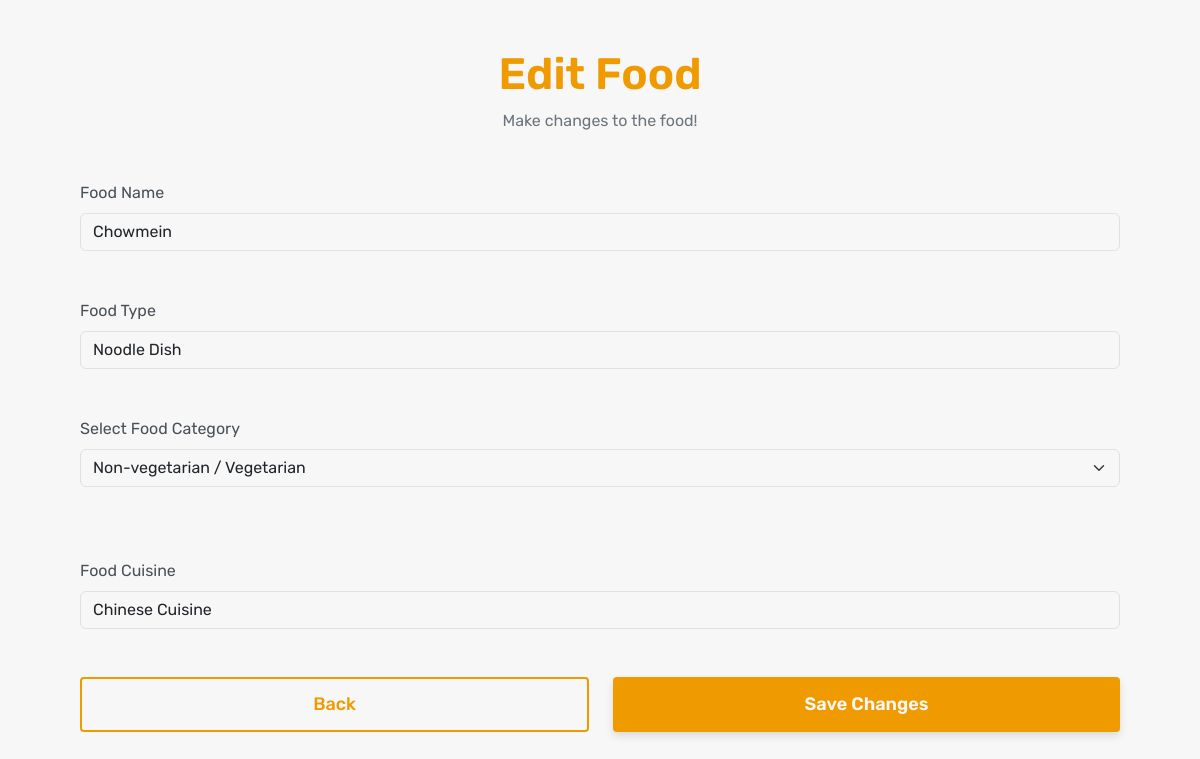
/html/admin-panel/edit-food.php?id=1, run on an earlier commit of the app's database.
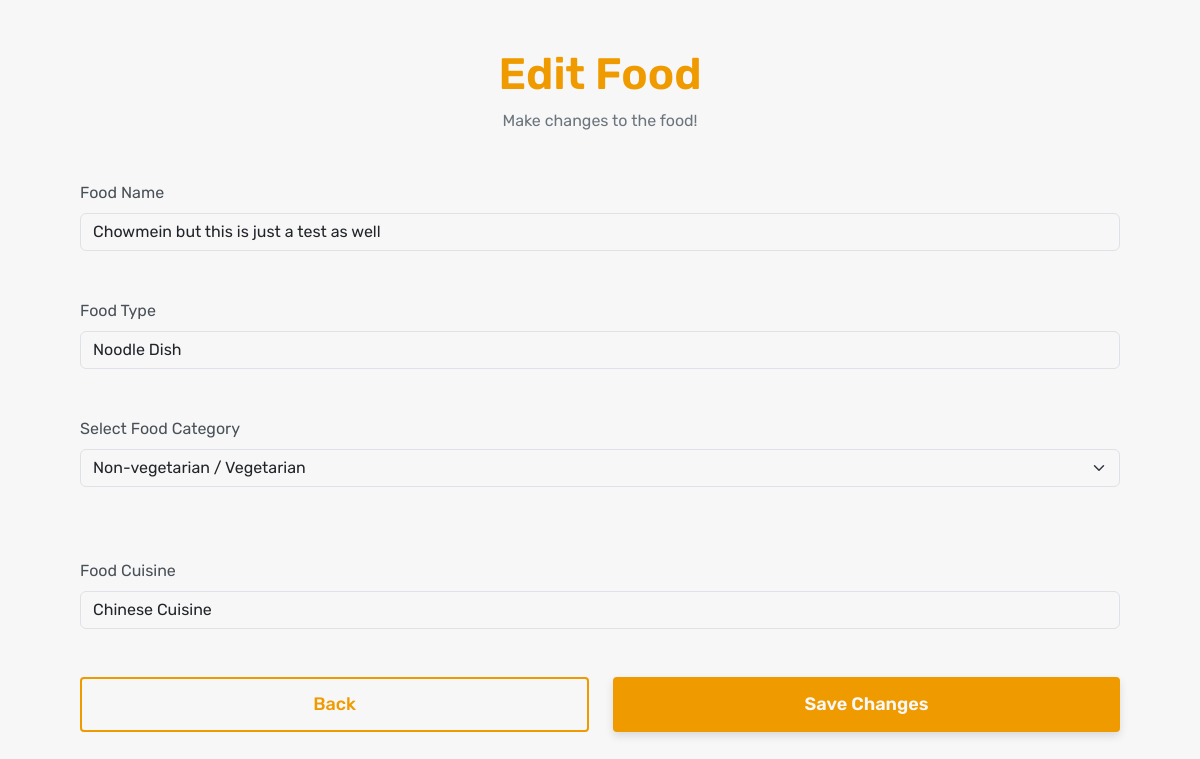
And on a later commit of the database.
### tables this page shows
CREATE TABLE `catering` (
  `food_id` int(50) NOT NULL,
  `food_name` varchar(100) NOT NULL,
  `food_type` varchar(50) NOT NULL,
  `food_category` varchar(50) NOT NULL,
  `food_cuisine` varchar(50) NOT NULL
);

### html/admin-panel/edit-food.php (the view, shortened to what this page needs)
<?php
include '../../db_connection.php';
if ($_SERVER["REQUEST_METHOD"] == "GET") {
  $food_id = $_GET["id"];
  $sql = "SELECT * FROM catering WHERE food_id='$food_id'";
  $query = mysqli_query($conn, $sql);
  $result = mysqli_fetch_assoc($query);
  $food_name = $result['food_name'];
  $food_type = $result['food_type'];
  $food_cuisine = $result['food_cuisine'];
}
?>
<!DOCTYPE html>
<html lang="en">
<head>
  <link rel="stylesheet" href="../../assets/css/style.css" />
  <link rel="stylesheet" href="https://cdn.jsdelivr.net/npm/swiper@11/swiper-bundle.min.css" />
</head>
<body>
  <div class="login_content--box pt-48 pb-80 px-80 pb-48 bg-white">
    <header class="login_content--header mb-48">
      <div class="login_content--header-main">
        <h2 class="text-beta text-primary fw-semibold mb-14 text-center">Edit Food</h2>
        <p class="font-16 text-gray-600 text-center">
          Make changes to the food!
        </p>
      </div>
    </header>
    <form class="d-flex login_content--form gap-48 flex-column" method="POST">
      <div class="login_content--input">
        <label for="validationDefault01" class="form-label">Food Name</label>
        <input value="<?php echo $food_name; ?>" type="text" class="form-control" id="validationDefault01"
          name="food_name" required />
      </div>
      <div class="login_content--input">
        <label for="validationDefault02" class="form-label">Food Type</label>
        <input value="<?php echo $food_type; ?>" type="text" class="form-control" id="validationDefault02"
          name="food_type" required />
      </div>
      <div class="login_content--input mb-24">
        <label for="form-select" class="mb-8">Select Food Category</label>
        <select class="form-select" id="fomr-select" name="food_type" aria-label="Default select example">
          <option value="Non-vegetarian / Vegetarian" selected>Non-vegetarian / Vegetarian</option>
        </select>
      </div>
      <div class="login_content--input">
        <label for="validationDefault03" class="form-label">Food Cuisine</label>
        <input value="<?php echo $food_cuisine;?>" type="text" class="form-control" id="validationDefault03"
          name="food_type" required />
      </div>
      <div class="login_content--footer">
        <div class="login_content-btnBox d-flex gap-24">
          <a role="button" type="submit" href="./catering.php"
            class="btn-3 w-100 text-decoration-none text-center">Back</a>
          <button type="submit" class="btn-1 w-100">Save Changes</button>
        </div>
      </div>
    </form>
  </div>
</body>
</html>

What changed in the data, as far as the page shows it:
changed catering "Noodle Dish": food_name "Chowmein" → "Chowmein but this is just a test as well"
